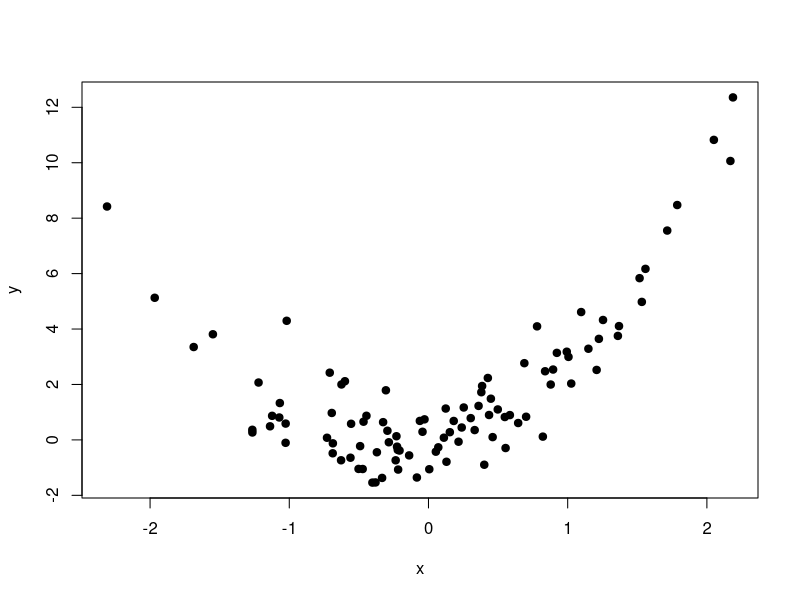
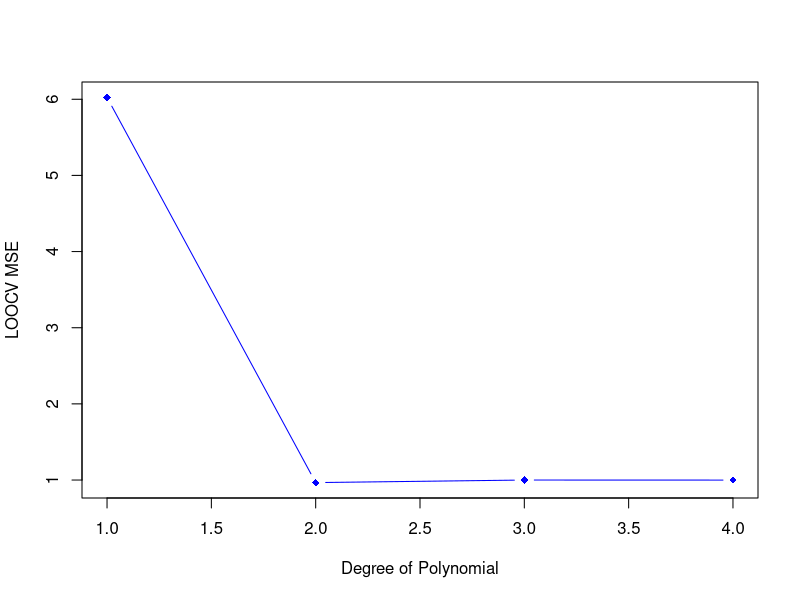

Generate these figures, in order, with R:
set.seed(123) 

x = rnorm(100) 

y = x + 2*x^2 + rnorm(100) 

mydata= data.frame(x,y) 

plot(x,y,xlab="x", ylab="y", pch=19)

sample_size = floor(0.5 * nrow(mydata))

#Using first random seed
set.seed(87)
ind = sample(nrow(mydata), size=sample_size)
train = mydata[ind,]
test = mydata[-ind,]

glm.fit = glm(y ~ x, data=mydata)

library("boot")
cv.err = cv.glm(mydata, glm.fit)
cv.err$delta[1]

cv.error =rep(0,4)
for (i in 1:4){
 glm.fit = glm(y ~ poly(x,i),data=mydata)
 cv.error[i] = cv.glm(mydata,glm.fit)$delta[1]
}

cvDF<-data.frame(degree=1:4, cv.error)
cvDF

plot(1:4, cv.error, pch=18, col="blue", type="b",
     xlab="Degree of Polynomial", ylab="LOOCV MSE")


#Using second random seed
set.seed(43)
ind2 = sample(nrow(mydata), size=sample_size)
train2 = mydata[ind2,]
test2 = mydata[-ind2,]

glm.fit2 = glm(y ~ x, data=mydata)

cv.error2 =rep(0,4)
for (i in 1:4){
  glm.fit2 = glm(y ~ poly(x,i),data=mydata)
  cv.error2[i] = cv.glm(mydata,glm.fit2)$delta[1]
}

cvDF2<-data.frame(degree=1:4, cv.error2)
cvDF2


#Using 10-fold cross validation with set.seed(100)
set.seed(100)
cv.error.10 = rep(0,4)

for (i in 1:4){
  glm.fit = glm(y~poly(x,i),data=mydata)
  cv.error.10[i] =cv.glm(mydata,glm.fit,K=10)$delta[1]
}

cv.error.10


#Using 10-fold cross validation with set.seed(200)
set.seed(200)
cv.error.10 = rep(0,4)

for (i in 1:4){
  glm.fit = glm(y~poly(x,i),data=mydata)
  cv.error.10[i] =cv.glm(mydata,glm.fit,K=10)$delta[1]
}

cv.error.10


            

